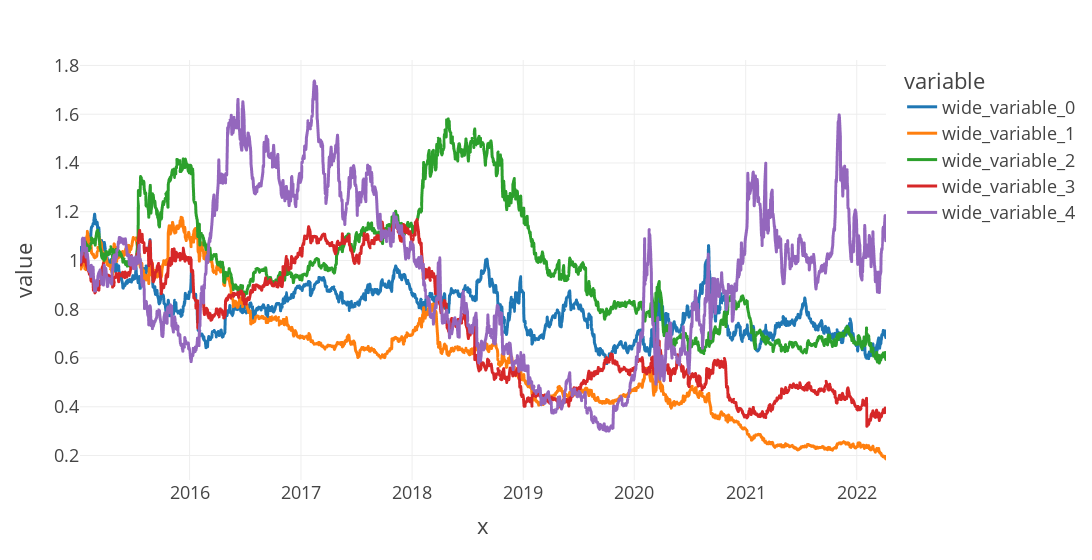

Notebook code for this chart:
### Code cell
fig = px.line(x=btc.index, y=[aapl.cstrategy, msft.cstrategy, goog.cstrategy, fb.cstrategy, tsla.cstrategy], width=1400)
fig.show()

### Figure 1 — Plotly figure (JSON) as saved in the notebook; plotly's stock layout.template omitted (floating-point values rounded to 4 significant figures; data arrays with more than 128 entries replaced by an {"elided": "..."} marker saying what was removed)
{"data": [{"hovertemplate": "variable=wide_variable_0<br>x=%{x}<br>value=%{y}<extra></extra>", "legendgroup": "wide_variable_0", "line": {"color": "#1F77B4", "dash": "solid"}, "marker": {"symbol": "circle"}, "mode": "lines", "name": "wide_variable_0", "showlegend": true, "type": "scattergl", "x": {"elided": "1828 str values"}, "xaxis": "x", "y": {"elided": "1828 float values"}, "yaxis": "y"}, {"hovertemplate": "variable=wide_variable_1<br>x=%{x}<br>value=%{y}<extra></extra>", "legendgroup": "wide_variable_1", "line": {"color": "#FF7F0E", "dash": "solid"}, "marker": {"symbol": "circle"}, "mode": "lines", "name": "wide_variable_1", "showlegend": true, "type": "scattergl", "x": {"elided": "1828 str values"}, "xaxis": "x", "y": {"elided": "1828 float values"}, "yaxis": "y"}, {"hovertemplate": "variable=wide_variable_2<br>x=%{x}<br>value=%{y}<extra></extra>", "legendgroup": "wide_variable_2", "line": {"color": "#2CA02C", "dash": "solid"}, "marker": {"symbol": "circle"}, "mode": "lines", "name": "wide_variable_2", "showlegend": true, "type": "scattergl", "x": {"elided": "1828 str values"}, "xaxis": "x", "y": {"elided": "1828 float values"}, "yaxis": "y"}, {"hovertemplate": "variable=wide_variable_3<br>x=%{x}<br>value=%{y}<extra></extra>", "legendgroup": "wide_variable_3", "line": {"color": "#D62728", "dash": "solid"}, "marker": {"symbol": "circle"}, "mode": "lines", "name": "wide_variable_3", "showlegend": true, "type": "scattergl", "x": {"elided": "1828 str values"}, "xaxis": "x", "y": {"elided": "1828 float values"}, "yaxis": "y"}, {"hovertemplate": "variable=wide_variable_4<br>x=%{x}<br>value=%{y}<extra></extra>", "legendgroup": "wide_variable_4", "line": {"color": "#9467BD", "dash": "solid"}, "marker": {"symbol": "circle"}, "mode": "lines", "name": "wide_variable_4", "showlegend": true, "type": "scattergl", "x": {"elided": "1828 str values"}, "xaxis": "x", "y": {"elided": "1828 float values"}, "yaxis": "y"}], "layout": {"legend": {"title": {"text": "variable"}, "tracegroupgap": 0}, "margin": {"t": 60}, "width": 1400, "xaxis": {"anchor": "y", "domain": [0, 1], "title": {"text": "x"}}, "yaxis": {"anchor": "x", "domain": [0, 1], "title": {"text": "value"}}}}
